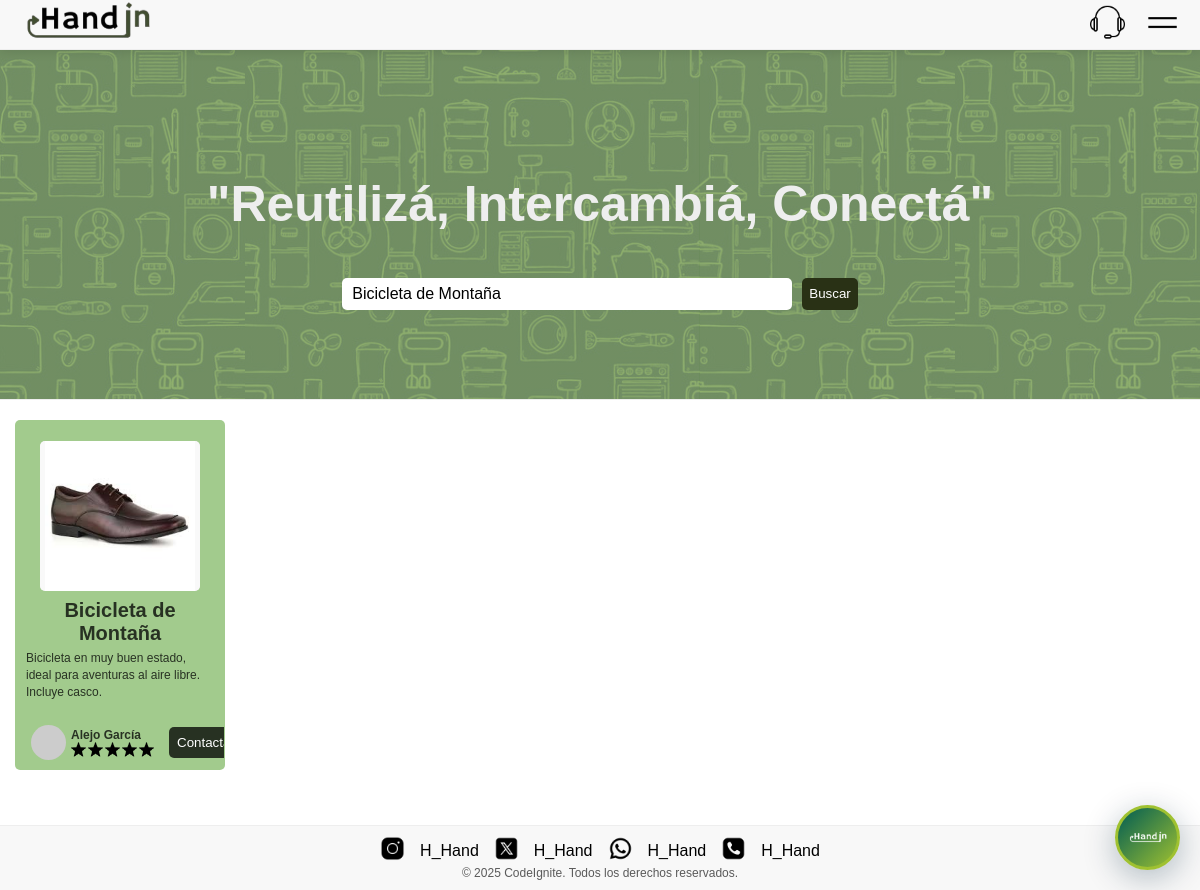
Before: /index.php?busqueda=Bicicleta de Montaña with the older database file.
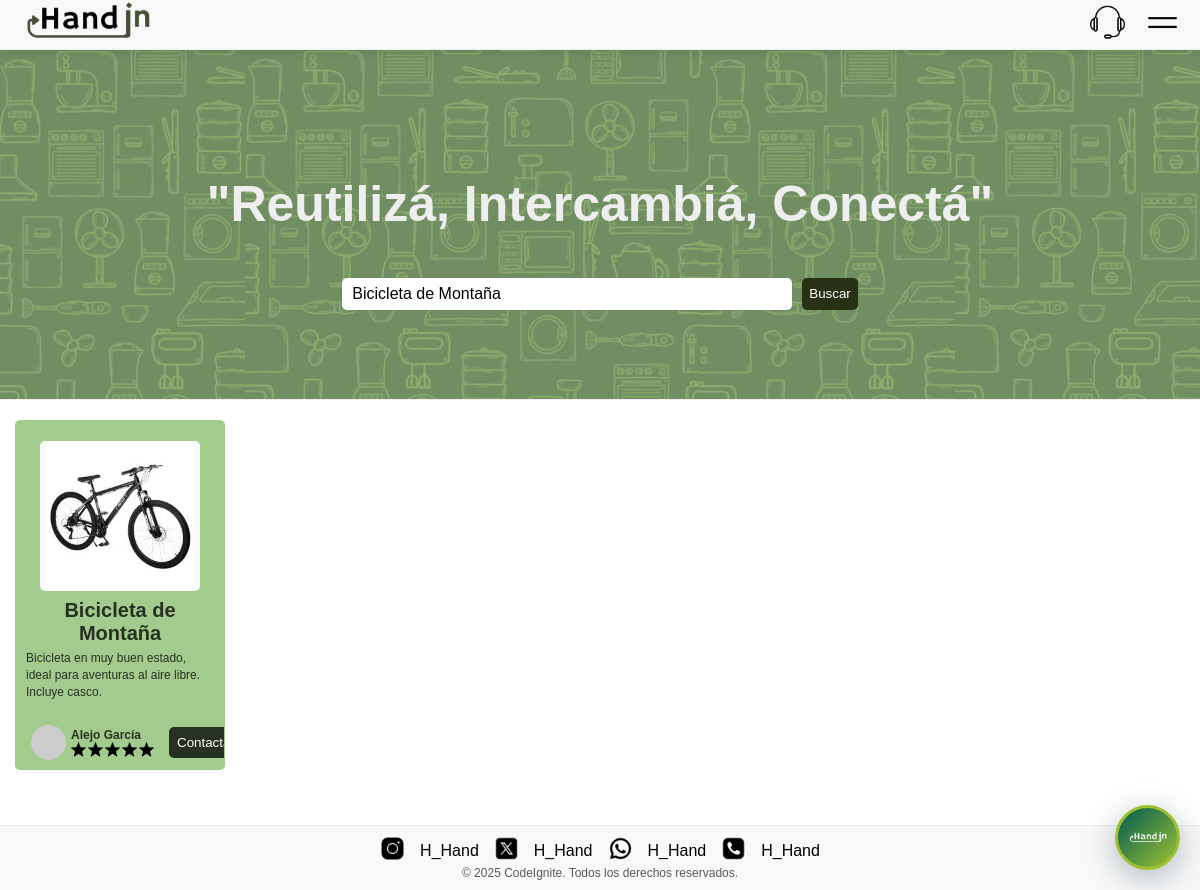
After: the same page with the newer database file.
### tables this page shows
CREATE TABLE IF NOT EXISTS `productos` (
  `id` int NOT NULL AUTO_INCREMENT,
  `user_id` int NOT NULL,
  `nombre` varchar(100) NOT NULL,
  `descripcion` text,
  `imagen` varchar(255) NOT NULL,
  `categoria` varchar(50) DEFAULT NULL,
  `estado` enum('disponible','intercambiado','reservado') DEFAULT 'disponible',
  `created_at` timestamp NULL DEFAULT CURRENT_TIMESTAMP,
  `updated_at` timestamp NULL DEFAULT CURRENT_TIMESTAMP ON UPDATE CURRENT_TIMESTAMP,
  PRIMARY KEY (`id`),
  KEY `user_id` (`user_id`)
);

CREATE TABLE IF NOT EXISTS `usuarios` (
  `id` int NOT NULL AUTO_INCREMENT,
  `fullname` varchar(100) NOT NULL,
  `username` varchar(50) NOT NULL,
  `email` varchar(100) NOT NULL,
  `phone` varchar(20) NOT NULL,
  `password` varchar(255) NOT NULL,
  `birthdate` date NOT NULL,
  `created_at` timestamp NULL DEFAULT CURRENT_TIMESTAMP,
  `updated_at` timestamp NULL DEFAULT CURRENT_TIMESTAMP ON UPDATE CURRENT_TIMESTAMP,
  `avatar_path` varchar(255) DEFAULT NULL COMMENT 'Ruta del archivo de avatar del usuario. NULL = usar avatar por defecto',
  PRIMARY KEY (`id`),
  UNIQUE KEY `username` (`username`),
  UNIQUE KEY `email` (`email`)
);

### index.php (the view, shortened to what this page needs)
<?php
require_once 'includes/functions.php';
$busqueda = isset($_GET['busqueda']) ? trim($_GET['busqueda']) : null;
$productos = getProductos(20, $busqueda);
include 'includes/header.php';
?>
<div class="main-wrapper">
    <div>
        <div class="navbar-container">
            <div class="quote"><p>"Reutilizá, Intercambiá, Conectá"</p></div>
            <div class="navbar">
                <form method="GET" action="index.php" style="display: flex; align-items: center;">
                    <input type="text" name="busqueda" placeholder="¿Qué te interesa?" class="inputnav" value="<?php echo htmlspecialchars($busqueda ?: ''); ?>">
                    <button class="btnnav" type="submit">Buscar</button>
                </form>
            </div>
        </div>
        <div class="cardscontainer">
            <?php if (!empty($productos)): ?>
                <?php foreach ($productos as $producto): ?>
                <div class="card">
                    <div class="cardcontent">
                        <div class="cardimg"><img src="<?php echo htmlspecialchars($producto['imagen']); ?>" alt="<?php echo htmlspecialchars($producto['nombre']); ?>"></div>
                        <div class="cardtitle"><?php echo htmlspecialchars($producto['nombre']); ?></div>
                        <div class="carddescription"><?php echo htmlspecialchars($producto['descripcion']); ?></div>
                    </div>
                    <div class="cardfooter">
                        <div class="sellerinfo">
                            <div class="profile">
                            </div>
                            <div class="usercontainer">
                                <div class="name"><?php echo htmlspecialchars($producto['vendedor_name']); ?></div>
                                <div class="stars">
                                    <?php echo generateStars($producto['promedio_estrellas']); ?>
                                </div>
                            </div>
                        </div>
                        <?php if (isLoggedIn() && $_SESSION['user_id'] == $producto['user_id']): ?>
                            <div class="owner-actions">
                                <button class="btn-edit" onclick="showWipMessage('Editar producto')" title="Editar producto (En desarrollo)">
                                    <i class="fas fa-edit"></i> Editar <span style="font-size: 0.8em; opacity: 0.7;">(WIP)</span>
                                </button>
                            </div>
                        <?php else: ?>
                            <button class="btncontact" onclick="contactarVendedor(<?php echo $producto['id']; ?>)">Contactar</button>
                        <?php endif; ?>
                    </div>
                </div>
                <?php endforeach; ?>
            <?php endif; ?>
        </div>
    </div>
</div>
<?php
include 'includes/footer.php';
?>

### includes/functions.php (shortened to what this page needs)
<?php
function isLoggedIn() {
    return isset($_SESSION['user_id']);
}
function getProductos($limit = null, $busqueda = null) {
    $pdo = getConnection();
    $sql = "SELECT p.*, u.username as vendedor_username, u.fullname as vendedor_name, u.avatar_path,
                   COALESCE(AVG(v.puntuacion), 0) as promedio_estrellas
            FROM productos p
            JOIN usuarios u ON p.user_id = u.id
            LEFT JOIN valoraciones v ON u.id = v.usuario_id
            WHERE p.estado = 'disponible'";
    $params = [];
    if ($busqueda) {
        $sql .= " AND (p.nombre LIKE ? OR p.descripcion LIKE ?)";
        $params[] = "%$busqueda%";
        $params[] = "%$busqueda%";
    }
    $sql .= " GROUP BY p.id ORDER BY p.created_at DESC";
    if ($limit) {
        $sql .= " LIMIT " . (int)$limit;
    }
    $stmt = $pdo->prepare($sql);
    $stmt->execute($params);
    return $stmt->fetchAll(PDO::FETCH_ASSOC);
}
function generateStars($rating, $max = 5) {
    $html = '';
    for ($i = 1; $i <= $max; $i++) {
        if ($i <= round($rating)) {
            $html .= '<img src="img/starfilled.png" alt="Estrella llena">';
        } else {
            $html .= '<img src="img/star.png" alt="Estrella vacía">';
        }
    }
    return $html;
}
?>

Changed rows visible on the page:
changed productos "Bicicleta de Montaña": imagen: a different picture
